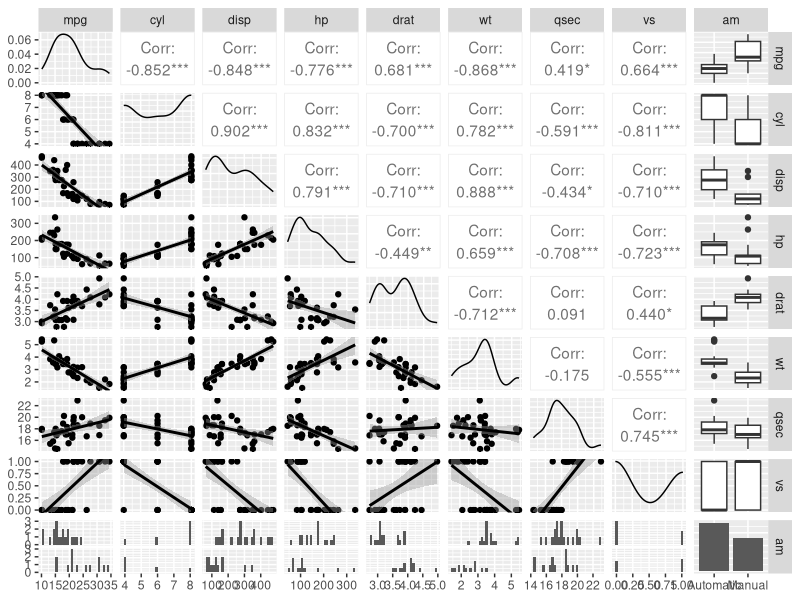
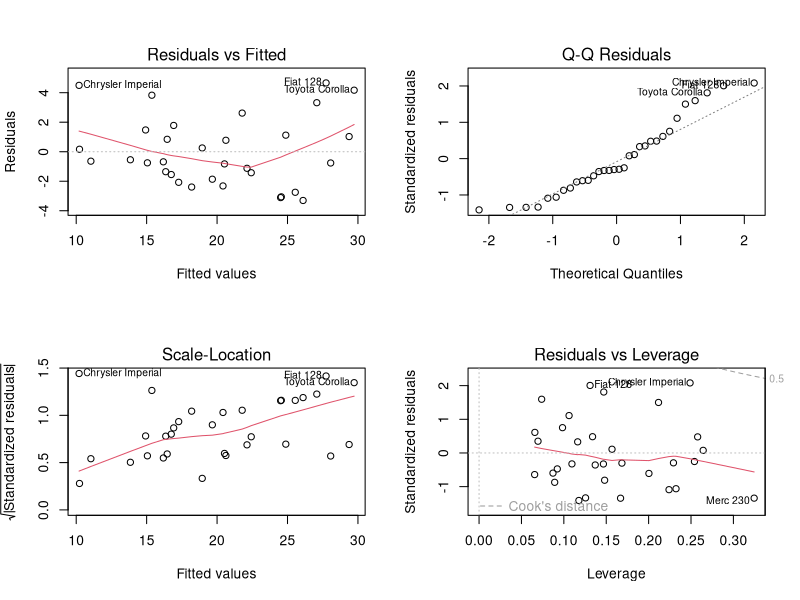

Source code (R) for these figures, in order:
## ---- chunk 1
data("mtcars")
mtcars$am<-factor(mtcars$am, levels = c(0,1), labels = c("Automatic", "Manual"))
## ---- chunk 2
fitAm<-lm(mpg ~ am, mtcars)
summary(fitAm)$coef
summary(fitAm)$r.squared
## ---- chunk 3
fit2pred<-update(fitAm, mpg ~ am + drat)
fit3pred<-update(fitAm, mpg ~ am + drat + qsec)
fit4pred<-update(fitAm, mpg ~ am + drat + qsec + wt)
anova(fitAm, fit2pred, fit3pred, fit4pred)
## ---- chunk 4
summary(fit4pred)$coef
summary(fit4pred)$r.squared
## ---- chunk 5
require(GGally)
require(ggplot2)
ggpairs(mtcars[, c(1:9)], lower = list(continuous = "smooth"))
## ---- chunk 6
par(mfrow = c(2, 2))
plot(fit4pred)
